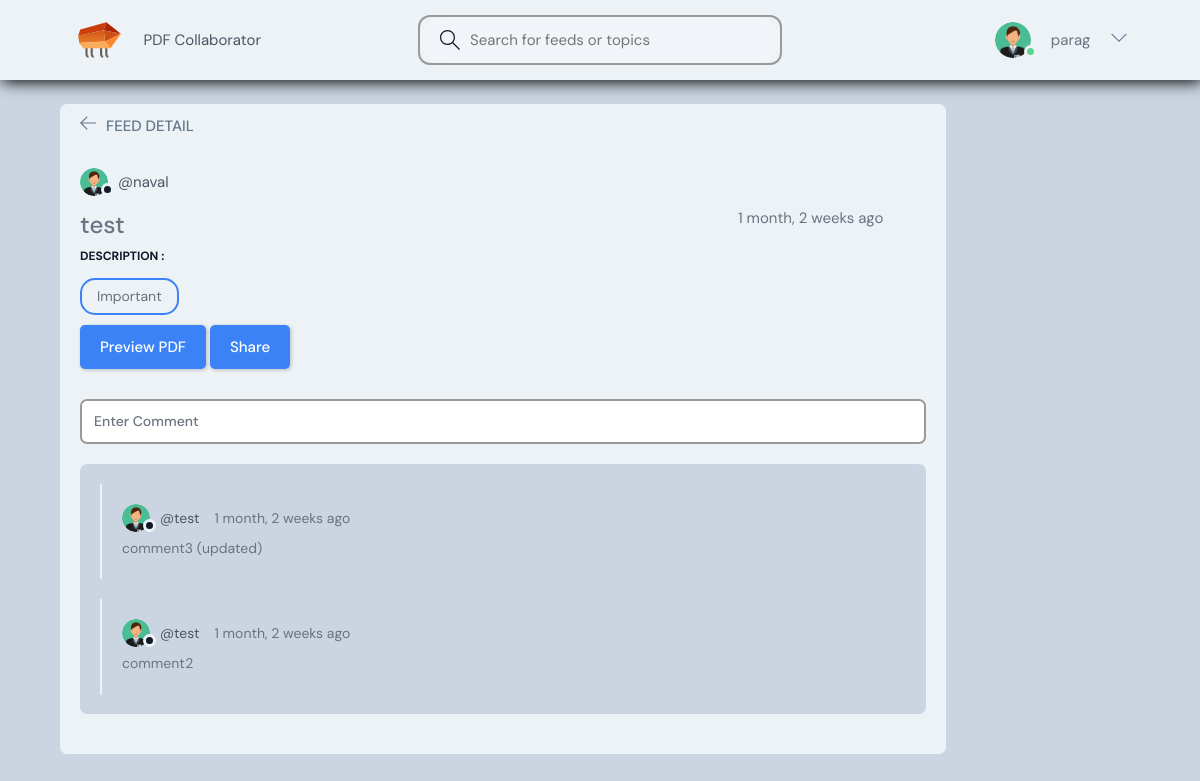
Screenshot of /feed/2/ (signed in) with the database file from the repository.
### fileManager/models.py (models this page shows, shortened)
class Feed(models.Model):
    host = models.ForeignKey(User, on_delete=models.SET_NULL, null=True)
    topic = models.ForeignKey(Topic, on_delete=models.SET_NULL, null=True)
    title = models.CharField(max_length=200)
    description = models.TextField(null=True, blank=True)
    file = models.FileField(upload_to="uploads/")
    updated = models.DateTimeField(auto_now=True)
    created = models.DateTimeField(auto_now_add=True)
    class Meta:
        ordering = ["-updated", "-created"]

class Topic(models.Model):
    topic = models.CharField(max_length=150)
    def __str__(self):
        return self.topic

class Comment(models.Model):
    user = models.ForeignKey(User, on_delete=models.CASCADE)
    feed = models.ForeignKey(
        Feed, on_delete=models.CASCADE, related_name="commented_feed"
    )
    comment_body = models.TextField()
    updated = models.DateTimeField(auto_now=True)
    created = models.DateTimeField(auto_now_add=True)
    class Meta:
        ordering = ["-updated", "-created"]

### fileManager/views.py (the view)
# urls.py: path('feed/<str:pk>/', views.feed, name="feed"),
@login_required(login_url="/login")
def feed(request, pk):
    feed = Feed.objects.get(id=pk)
    feed_comments = feed.commented_feed.all()
    if request.method == "POST":
        comment = Comment.objects.create(
            user=request.user, feed=feed, comment_body=request.POST.get("comment_body")
        )
        return redirect("feed", pk=feed.id)
    context = {"feed": feed, "feed_comments": feed_comments}
    return render(request, "fileManager/feed.html", context)

### fileManager/templates/fileManager/feed.html (shortened to what this page needs)
{% extends 'main.html' %}
{% load static %}
{% block content %}
<main class="profile-page layout layout--1">
    <div class="container">
        <div class="feed">
            <div class="feed__top">
                <div class="feed__topLeft">
                    <a href="{% url 'home' %}">
                        <svg version="1.1" xmlns="http://www.w3.org/2000/svg" width="32" height="32"
                             viewBox="0 0 32 32">
                            <title>arrow-left</title>
                            <path
                                    d="M13.723 2.286l-13.723 13.714 13.719 13.714 1.616-1.611-10.96-10.96h27.625v-2.286h-27.625l10.965-10.965-1.616-1.607z">
                            </path>
                        </svg>
                    </a>
                    <h3>Feed Detail</h3>
                </div>
            </div>
            <div class="feed__box scroll">
                <div class="feed__header scroll">
                    <div class="feed__hosted">
                        <a href="{% url 'user-profile' feed.host.id %}" class="feed__author">
                            <div class="avatar avatar--small">
                                <img src="{% static 'images/avatar1.png' %}"/>
                            </div>
                            <span>@{{feed.host.username}}</span>
                        </a>
                    </div>
                    <div class="feed__info">
                        <h3>{{feed.title}}</h3>
                        <span>{{feed.created|timesince}} ago</span>
                    </div>
                    <div class="feed__description">
                        <p>description : </p>
                    </div>
                    <span class="feed__topics">{{feed.topic}}</span>
                    <div>
                        <a class="btn btn--main" href="{{feed.file.url}}" target="_blank">Preview PDF</a>
                        <a class="btn btn--main" id="share" data-url="{{feed.file.url}}" href="#">Share</a>
                    </div>
                </div>
                <div class="feed__conversation">
                    {% if request.user.is_authenticated%}
                    <div class="feed__comment">
                        <form action="" method="POST">
                            <input type="text" name="comment_body" placeholder="Enter Comment">
                        </form>
                    </div>
                    {% endif %}
                    <div class="threads scroll" id="scroller">
                        {% for comment in feed_comments %}
                        <div class="thread">
                            <div class="thread__top">
                                <div class="thread__author">
                                    <a href="{% url 'user-profile' comment.user.id %}" class="thread__authorInfo">
                                        <div class="avatar avatar--small">
                                            <img src="{% static 'images/avatar1.png' %}"/>
                                        </div>
                                        <span>@{{comment.user.username}}</span>
                                    </a>
                                    <span class="thread__date">{{comment.created|timesince}} ago</span>
                                </div>
                            </div>
                            <div class="thread__details">
                                {{comment.comment_body}}
                            </div>
                        </div>
                        {% endfor %}
                    </div>
                </div>
            </div>
        </div>
    </div>
</main>
{% endblock content %}

### templates/main.html (shortened to what this page needs)
<!DOCTYPE html>
{% load static %}
<html lang="en">
<head>
    <link rel="stylesheet" href="{% static 'styles/style.css' %}"/>
</head>
<body>
{% include 'navbar.html' %}
{% block content %}
{% endblock %}
</body>
</html>

### templates/navbar.html (shortened to what this page needs)
{% load static %}
<header class="header header--loggedIn">
    <div class="container">
        <a href="{% url 'home' %}" class="header__logo">
            <img src="{% static 'images/icon.svg' %}">PDF Collaborator
        </a>
        <form class="header__search" method="GET" action="{% url 'home' %}">
            <label>
                <input name="search" placeholder="Search for feeds or topics"/>
            </label>
        </form>
        <nav class="header__menu">
            {% if request.user.is_authenticated %}
            <div class="header__user">
                <div class="avatar avatar--medium active">
                    <img src="{% static 'images/avatar1.png' %}"/>
                </div>
                <p>{{request.user.username}}</p>
                <button class="dropdown-button">
                    <svg version="1.1" xmlns="http://www.w3.org/2000/svg" width="32" height="32" viewBox="0 0 32 32">
                        <title>chevron-down</title>
                        <path d="M16 21l-13-13h-3l16 16 16-16h-3l-13 13z"></path>
                    </svg>
                </button>
            </div>
            {% endif %}
        </nav>
    </div>
</header>

### rows the page displays
Feed: host.username "naval", title "test", created "1 month, 2 weeks", topic "Important"
Comment: user.username "test", created "1 month, 2 weeks", comment_body "comment3 (updated)"
Comment: user.username "test", created "1 month, 2 weeks", comment_body "comment2"

### other values shown
{{ request.user.username }} "parag"
